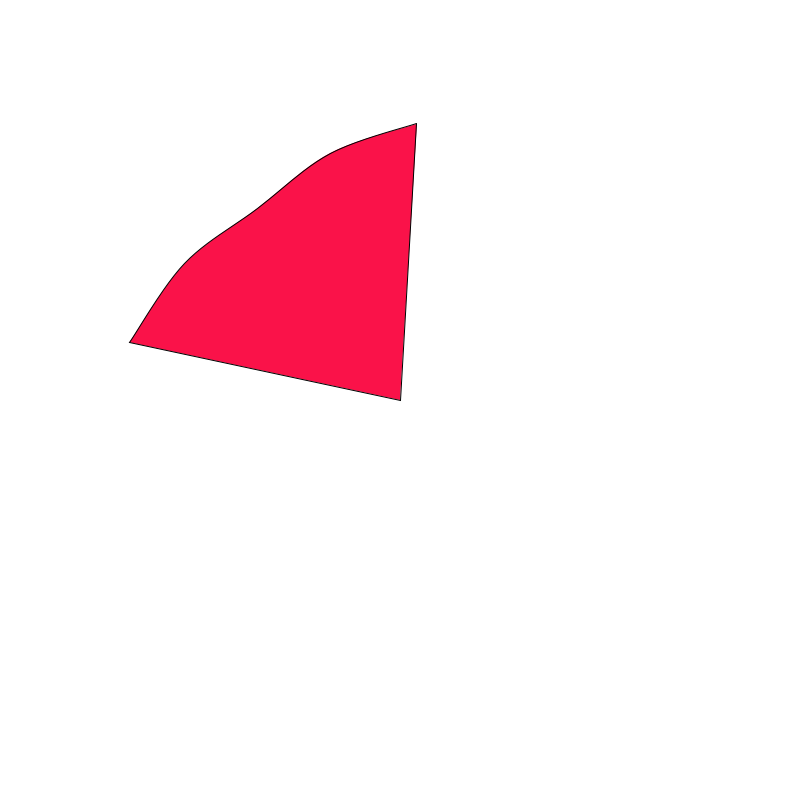
Frame 1 (no input)
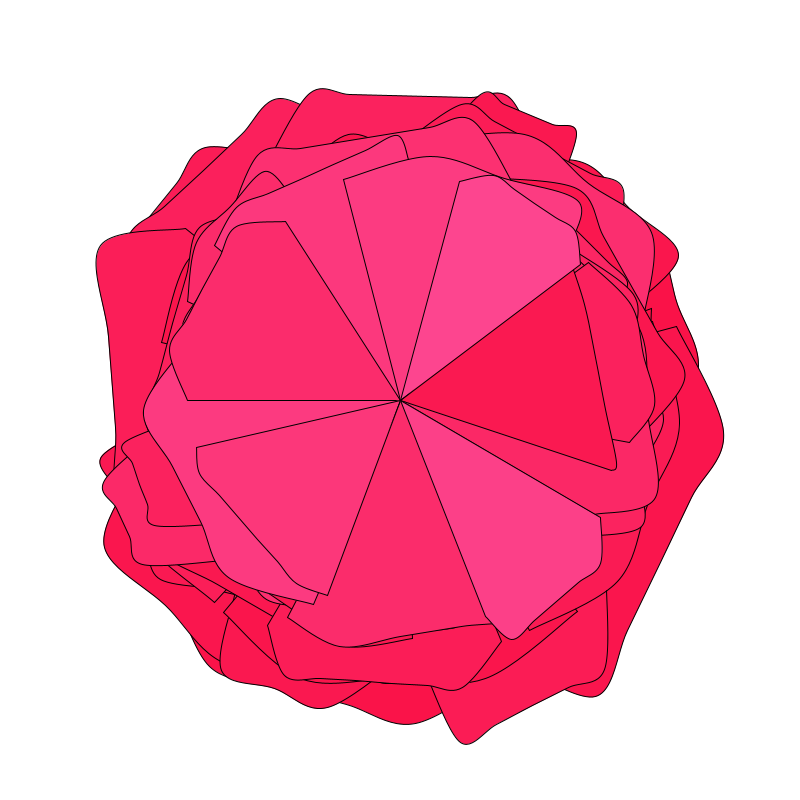
Frame 60 (the mouse pressed at the canvas centre just before this capture)
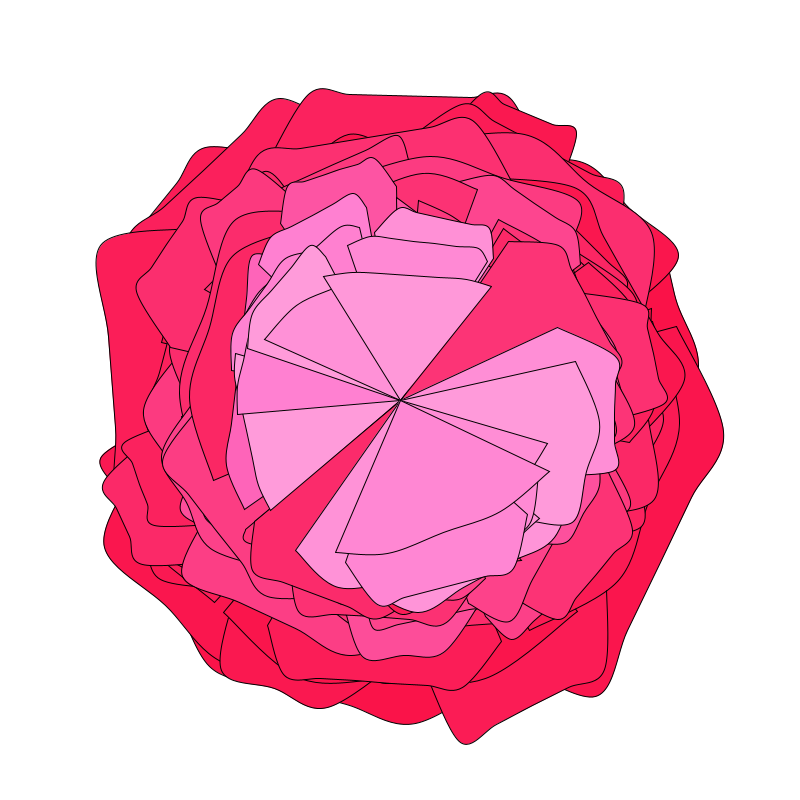
Frame 120 (the mouse held since frame 60 and released just before this capture)

The Processing sketch that drew these frames (run headless with seeded random() and noise(); from frame 60 on, the mouse is pressed at the canvas centre):

// Processing sketch: processing_18391
// ── processing_18391.pde

//Every Rose Has Its Thorns - Nicholas Mei - 1/23/11 build
//lets make a thorn class!
Thorn thorn;
//keeping track of how many thorns are generated
int count = 1;

void setup ()
{
size(800,800);
background(#FFFFFF); 
smooth(); 
thorn = new Thorn(); 
}

void draw ()
{
  thorn.display(); 
  //delay(50);
  //thorn.update();
  //leftover logic from another idea I had which was to have thorns enter screen from sides
  //basically if you've reached the canvas center then velocity = 0
  //also, I didn't want thorns getting too small
  if (thorn.velocity.mag() == 0 && thorn.thorn_size >= 30)
  {
     //start a new thorn if the above is true
     thorn = new Thorn();
     count++;
  }
}

//when mouse is clicked a new rose is generated!
void mouseClicked()
{
  background(#FFFFFF); 
  count = 1;
  thorn = new Thorn();
  redraw();
}


class Thorn {

  PVector location;
  PVector velocity;
  //PVector acceleration;
  
  float orientation;
  // essentially "r" of the thorns
  float thorn_size;
  // how curvy/wiggly will the outer surface be?
  float curviness;
  //how obtuse or acute will thorns be?
  float thorn_angle;
  //limits the oddity of thorn shapes and makes them smoother
  float thorn_config;
  //transformed x and y coordinates
  float tx, ty;
  //unused functionality for moving thorns
  //float splimit1, splimit2;
  
  //colors and color gradients!
  color start;
  color finish;
  color finish2;
  color gradient;
  color gradient2;
   
   //initialize thorn variables
   Thorn() 
   {
    location = new PVector(width/2,height/2);
    velocity = new PVector(0,0);
    orientation = random(0,2*PI);
    //generate a random thorn size that gets smaller over "time"
    thorn_size = random(270,300) - random(1,1.1)*count;
    curviness = random(3,7);
    thorn_angle = random(15,45);
    //limits curves from being bigger than thorn itself!
    thorn_config = random(0,thorn_size/3);
    //calculate the two sides of the thorn triangle!
    tx = abs(thorn_size * cos(radians(thorn_angle)));
    ty = abs(thorn_size * sin(radians(thorn_angle)));
    //splimit1 = 8;
    //splimit2 = 0;
    start = color(250, 18, 72);
    finish = color(255, 113, 203);
    finish2 = color(255, 255, 255);
    //color gradient functionality goes from rouge to pink
    gradient = lerpColor(start, finish, random(0.001,0.01)*count);
    //goes from pink to whitish
    gradient2 = lerpColor (finish, finish2, random(0.001, 0.003)*count);
  }
  
//displaying the thorn!  
void display()
{ 
  //previous logic used, it only gave one orientation of thorn
  //float anchorx = location.x + tx;
  //float anchory1 = location.y + ty;
  //float anchory2 = location.y - ty;
    
  //color functionality go from a rouge to a pink/white!  
  if (count <=100)
  {  
    fill(gradient);  
  }
  else
  {
    fill(gradient2);
  }
  //rotation!
  pushMatrix();
  translate(location.x,location.y);
  rotate(orientation);
  
  //building the thorn itself! Essentially two sides of a triangle
  beginShape();
  vertex(tx, ty);
  vertex(0,0);
  vertex(tx, -ty);
  curveVertex(tx, -ty); 
  curveVertex(tx, -ty); 
  //curvy section of the thorn
  for (int i = 1; i < curviness; i++)
  {
      curveVertex(tx + thorn_config, -ty +(i*2*ty)/curviness );    
  }
  curveVertex(tx, ty);
  curveVertex(tx, ty);
  endShape(); 
  //end rotation 
  popMatrix();
}

/*
void update()
{    
    PVector center = new PVector(width/2,height/2);
    PVector guide = PVector.sub(center,location);  
    PVector guide2 = PVector.sub(center,location);
    guide.normalize();   
    guide.mult(0.5);        
    acceleration = guide;  

    if (guide2.mag() >= 10)
    {
     velocity.add(acceleration);
     velocity.limit(splimit1);
     location.add(velocity);
    }
    else
    {
     velocity.sub(acceleration);
     velocity.limit(splimit2);
     location.sub(velocity);
    }
}
*/
    
}
